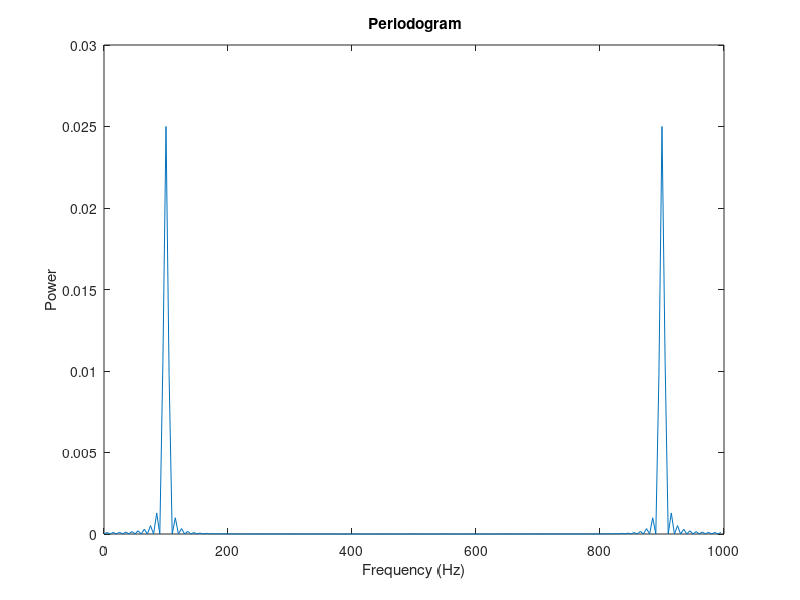

The MATLAB script that drew this image:
clear all
close all
clc
%%
Fs=1000;
Ts=1/Fs;
T=0.1;
t=0:Ts:T-Ts;
A=1;
x=A*sin(2*pi*100*t);
L=length(x);
plot(t,x)
%title('Fs=1000')
pause
%%
N=2*L; %%N deigmata (mikos fourier transform) 2 fores to mikos tou simatos
Fo=Fs/N; %%analisi sixnotitas gia dianisma sixnotiton
Fx=fft(x,N);
freq=(0:N-1)*Fo;
plot(freq,abs(Fx))
title('FFT')
pause
axis([0 100 0 L/2]) %times 0 100 ston orizontio 0 L/2 ston katheto 
pause
%%
power = Fx.*conj(Fx)/Fs/L; %Pxx apo simeioseis, piknotita fasmatos isxios
plot(freq, power)
xlabel('Frequency (Hz)')
ylabel('Power')
title('{\bf Periodogram}')
%%
power_theory=A^2/2 %platos sto tetragono dia 2
dB=10*log10(power_theory)
power_time_domain=sum(abs(x).^2)/L
power_frequency_domain=sum(power)*Fo